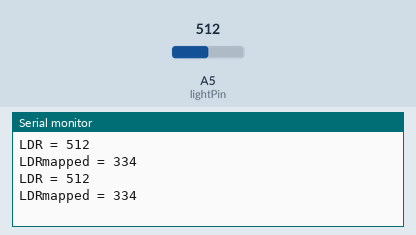
Recording of a sketch running on a simulated Arduino Uno, built with avr-gcc and run on an emulated ATmega328P. Shown: the last lines printed to the serial monitor. The inputs (shaded band) are chosen by the test bench; at power-on: A5 (lightPin) = 512.

Above: at 1.8 s.
1.9 s: A5 (lightPin) set to 380
At 2.8 s:
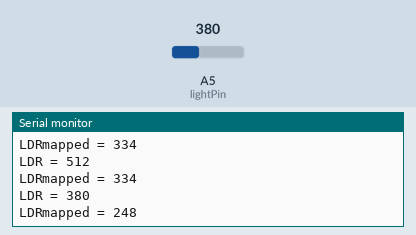
3.4 s: A5 (lightPin) set to 400
At 4.8 s:
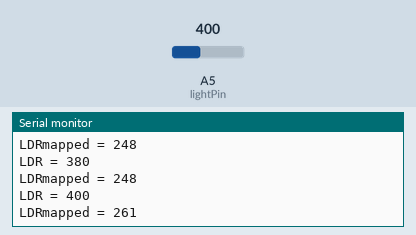
Timing chart, 0 to 6.4 s (numbered marks = the images above; inputs shaded):
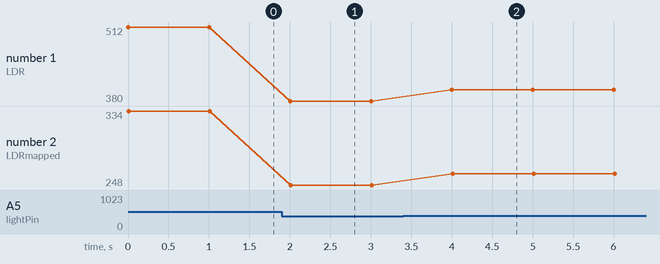

The sketch:

ldr.ino
```cpp
int lightPin = 5; // Puerto A5
int valor=0;  // Inicializo la variable
int min = 0;  // Valos minimo de la foto-resistencia
int max = 390;  // Valor máximo de la foto-resistencia

void setup()
{
    Serial.begin(9600);  //Inicializa el serial
}

void loop()
{
    valor = analogRead(lightPin); // Leo el valor del sensor
    Serial.print("LDR = ");
    Serial.println(valor);
    valor = map(valor, min, max, 0, 255); // Mapeo el valor leido, basado en el minimo y maximo, entre 0 y 255
    Serial.print("LDRmapped = ");
    Serial.println(valor);
    delay(1000);
}
```

Measured:
- after the input at 1.9 s, the serial monitor: prints a new line after 0.10 s (image 1)
- after the input at 3.4 s, the serial monitor: prints a new line after 0.60 s (image 2)
- plotted number 1: 512 → 380 after the input at 1.9 s, 380 → 400 after the input at 3.4 s
- plotted number 2: 334 → 248 after the input at 1.9 s, 248 → 261 after the input at 3.4 s
